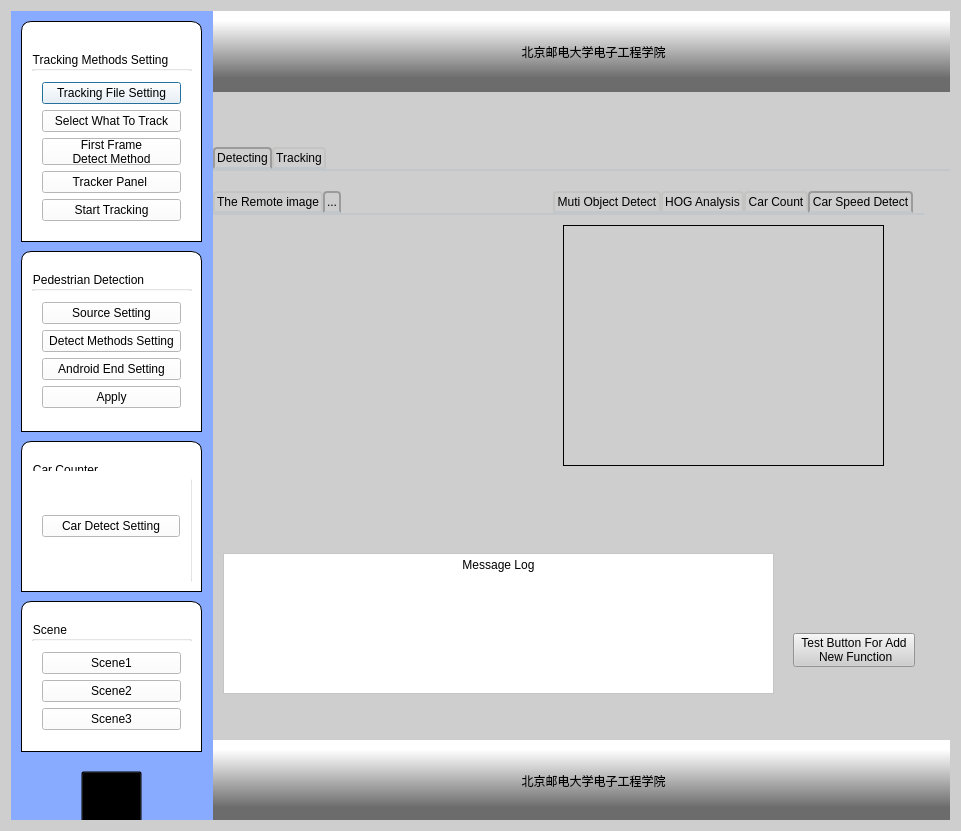
<?xml version="1.0" encoding="UTF-8"?>
<ui version="4.0">
 <class>Dialog</class>
 <widget class="QDialog" name="Dialog">
  <property name="geometry">
   <rect>
    <x>0</x>
    <y>0</y>
    <width>961</width>
    <height>831</height>
   </rect>
  </property>
  <property name="minimumSize">
   <size>
    <width>673</width>
    <height>0</height>
   </size>
  </property>
  <property name="windowTitle">
   <string>Object Detect And Track System</string>
  </property>
  <property name="windowIcon">
   <iconset resource="myres.qrc">
    <normaloff>:/imgs/rc/images/windowicon.ico</normaloff>:/imgs/rc/images/windowicon.ico</iconset>
  </property>
  <property name="whatsThis">
   <string>&lt;html&gt;&lt;head/&gt;&lt;body&gt;&lt;p&gt;any question,plea contact yuliyang@bupt.edu.cn&lt;/p&gt;&lt;/body&gt;&lt;/html&gt;</string>
  </property>
  <property name="styleSheet">
   <string notr="true">QDialog{
border-color: rgb(0, 85, 127);
}
</string>
  </property>
  <widget class="QWidget" name="widget" native="true">
   <property name="geometry">
    <rect>
     <x>0</x>
     <y>0</y>
     <width>961</width>
     <height>831</height>
    </rect>
   </property>
   <property name="styleSheet">
    <string notr="true">background-color: rgb(206, 206, 206);
</string>
   </property>
   <widget class="QWidget" name="horizontalLayoutWidget">
    <property name="geometry">
     <rect>
      <x>0</x>
      <y>0</y>
      <width>961</width>
      <height>831</height>
     </rect>
    </property>
    <layout class="QHBoxLayout" name="horizontalLayout">
     <property name="spacing">
      <number>0</number>
     </property>
     <item>
      <widget class="QWidget" name="widget_drag" native="true">
       <property name="maximumSize">
        <size>
         <width>202</width>
         <height>16777215</height>
        </size>
       </property>
       <widget class="QFrame" name="frame_main">
        <property name="geometry">
         <rect>
          <x>0</x>
          <y>0</y>
          <width>202</width>
          <height>841</height>
         </rect>
        </property>
        <property name="maximumSize">
         <size>
          <width>202</width>
          <height>16777215</height>
         </size>
        </property>
        <property name="styleSheet">
         <string notr="true">QFrame#frame_main{
background: #8af;
border: none;

}</string>
        </property>
        <property name="frameShape">
         <enum>QFrame::StyledPanel</enum>
        </property>
        <property name="frameShadow">
         <enum>QFrame::Raised</enum>
        </property>
        <widget class="QFrame" name="frame_setting1">
         <property name="geometry">
          <rect>
           <x>10</x>
           <y>10</y>
           <width>181</width>
           <height>221</height>
          </rect>
         </property>
         <property name="styleSheet">
          <string notr="true">QFrame#frame_setting1{
border-top-left-radius: 10px;
border-top-right-radius: 10px;
border: 1px solid black;
background: white;
}</string>
         </property>
         <property name="frameShape">
          <enum>QFrame::StyledPanel</enum>
         </property>
         <property name="frameShadow">
          <enum>QFrame::Raised</enum>
         </property>
         <widget class="QGroupBox" name="groupBox_2">
          <property name="geometry">
           <rect>
            <x>10</x>
            <y>30</y>
            <width>161</width>
            <height>181</height>
           </rect>
          </property>
          <property name="styleSheet">
           <string notr="true">background-color: rgb(255, 255, 255);</string>
          </property>
          <property name="title">
           <string>Tracking Methods Setting</string>
          </property>
          <widget class="QWidget" name="verticalLayoutWidget_3">
           <property name="geometry">
            <rect>
             <x>0</x>
             <y>20</y>
             <width>161</width>
             <height>161</height>
            </rect>
           </property>
           <layout class="QVBoxLayout" name="verticalLayout_4">
            <item>
             <widget class="QPushButton" name="pushButton_set_file2track">
              <property name="text">
               <string>Tracking File Setting</string>
              </property>
             </widget>
            </item>
            <item>
             <widget class="QPushButton" name="pushButton_selectWhatToTrack">
              <property name="text">
               <string>Select What To Track</string>
              </property>
             </widget>
            </item>
            <item>
             <widget class="QPushButton" name="pushButton_firstFrameDetectMethod">
              <property name="text">
               <string>First Frame 
Detect Method</string>
              </property>
             </widget>
            </item>
            <item>
             <widget class="QPushButton" name="pushButton_tracker_panel">
              <property name="text">
               <string>Tracker Panel </string>
              </property>
             </widget>
            </item>
            <item>
             <widget class="QPushButton" name="pushButton_start_tracker">
              <property name="text">
               <string>Start Tracking</string>
              </property>
             </widget>
            </item>
           </layout>
          </widget>
         </widget>
        </widget>
        <widget class="QFrame" name="frame_setting2">
         <property name="geometry">
          <rect>
           <x>10</x>
           <y>240</y>
           <width>181</width>
           <height>181</height>
          </rect>
         </property>
         <property name="styleSheet">
          <string notr="true">QFrame#frame_setting2{
border-top-left-radius: 10px;
border-top-right-radius: 10px;
border: 1px solid black;
background: white;
}</string>
         </property>
         <property name="frameShape">
          <enum>QFrame::StyledPanel</enum>
         </property>
         <property name="frameShadow">
          <enum>QFrame::Raised</enum>
         </property>
         <widget class="QGroupBox" name="groupBox">
          <property name="geometry">
           <rect>
            <x>10</x>
            <y>20</y>
            <width>161</width>
            <height>151</height>
           </rect>
          </property>
          <property name="styleSheet">
           <string notr="true">background-color: rgb(255, 255, 255);</string>
          </property>
          <property name="title">
           <string>Pedestrian Detection</string>
          </property>
          <widget class="QWidget" name="verticalLayoutWidget_2">
           <property name="geometry">
            <rect>
             <x>0</x>
             <y>20</y>
             <width>161</width>
             <height>131</height>
            </rect>
           </property>
           <layout class="QVBoxLayout" name="verticalLayout_3">
            <item>
             <widget class="QPushButton" name="pushButton_set_data_source">
              <property name="text">
               <string>Source Setting</string>
              </property>
              <property name="icon">
               <iconset resource="myres.qrc">
                <normaloff>:/imgs/rc/images/image.ico</normaloff>:/imgs/rc/images/image.ico</iconset>
              </property>
             </widget>
            </item>
            <item>
             <widget class="QPushButton" name="pushButton_set_detec_method">
              <property name="text">
               <string>Detect Methods Setting</string>
              </property>
             </widget>
            </item>
            <item>
             <widget class="QPushButton" name="bindIP">
              <property name="baseSize">
               <size>
                <width>0</width>
                <height>0</height>
               </size>
              </property>
              <property name="contextMenuPolicy">
               <enum>Qt::NoContextMenu</enum>
              </property>
              <property name="styleSheet">
               <string notr="true"/>
              </property>
              <property name="text">
               <string>Android End Setting</string>
              </property>
              <property name="icon">
               <iconset resource="myres.qrc">
                <normaloff>:/imgs/rc/images/phone.ico</normaloff>:/imgs/rc/images/phone.ico</iconset>
              </property>
              <property name="default">
               <bool>false</bool>
              </property>
             </widget>
            </item>
            <item>
             <widget class="QPushButton" name="pushButton_apply_detect">
              <property name="text">
               <string>Apply</string>
              </property>
             </widget>
            </item>
           </layout>
          </widget>
         </widget>
        </widget>
        <widget class="QFrame" name="frame_setting3">
         <property name="geometry">
          <rect>
           <x>10</x>
           <y>430</y>
           <width>181</width>
           <height>151</height>
          </rect>
         </property>
         <property name="styleSheet">
          <string notr="true">QFrame#frame_setting3{
border-top-left-radius: 10px;
border-top-right-radius: 10px;
border: 1px solid black;
background: white;
}</string>
         </property>
         <property name="frameShape">
          <enum>QFrame::StyledPanel</enum>
         </property>
         <property name="frameShadow">
          <enum>QFrame::Raised</enum>
         </property>
         <widget class="QGroupBox" name="groupBox_3">
          <property name="geometry">
           <rect>
            <x>10</x>
            <y>20</y>
            <width>161</width>
            <height>121</height>
           </rect>
          </property>
          <property name="styleSheet">
           <string notr="true">background-color: rgb(255, 255, 255);</string>
          </property>
          <property name="title">
           <string>Car Counter</string>
          </property>
          <widget class="QWidget" name="verticalLayoutWidget_4">
           <property name="geometry">
            <rect>
             <x>0</x>
             <y>10</y>
             <width>160</width>
             <height>111</height>
            </rect>
           </property>
           <layout class="QVBoxLayout" name="verticalLayout_5">
            <item>
             <widget class="QPushButton" name="pushButton_car_setting_panel">
              <property name="text">
               <string>Car Detect Setting</string>
              </property>
              <property name="icon">
               <iconset resource="myres.qrc">
                <normaloff>:/imgs/rc/images/settings.ico</normaloff>:/imgs/rc/images/settings.ico</iconset>
              </property>
             </widget>
            </item>
           </layout>
          </widget>
         </widget>
        </widget>
        <widget class="QPushButton" name="pushButton_EXIT_SYSTEM">
         <property name="geometry">
          <rect>
           <x>70</x>
           <y>760</y>
           <width>61</width>
           <height>61</height>
          </rect>
         </property>
         <property name="styleSheet">
          <string notr="true">border-image: url(:/imgs/rc/images/power_off.png);
background-color:transparent;</string>
         </property>
         <property name="text">
          <string/>
         </property>
        </widget>
        <widget class="QFrame" name="frame_setting4">
         <property name="geometry">
          <rect>
           <x>10</x>
           <y>590</y>
           <width>181</width>
           <height>151</height>
          </rect>
         </property>
         <property name="styleSheet">
          <string notr="true">QFrame#frame_setting4{
border-top-left-radius: 10px;
border-top-right-radius: 10px;
border: 1px solid black;
background: white;
}</string>
         </property>
         <property name="frameShape">
          <enum>QFrame::StyledPanel</enum>
         </property>
         <property name="frameShadow">
          <enum>QFrame::Raised</enum>
         </property>
         <widget class="QGroupBox" name="groupBox_4">
          <property name="geometry">
           <rect>
            <x>10</x>
            <y>20</y>
            <width>161</width>
            <height>121</height>
           </rect>
          </property>
          <property name="styleSheet">
           <string notr="true">background-color: rgb(255, 255, 255);</string>
          </property>
          <property name="title">
           <string>Scene</string>
          </property>
          <widget class="QWidget" name="verticalLayoutWidget">
           <property name="geometry">
            <rect>
             <x>0</x>
             <y>20</y>
             <width>161</width>
             <height>101</height>
            </rect>
           </property>
           <layout class="QVBoxLayout" name="verticalLayout_2">
            <item>
             <widget class="QPushButton" name="Scene1">
              <property name="text">
               <string>Scene1</string>
              </property>
             </widget>
            </item>
            <item>
             <widget class="QPushButton" name="Scene2">
              <property name="text">
               <string>Scene2</string>
              </property>
             </widget>
            </item>
            <item>
             <widget class="QPushButton" name="Scene3">
              <property name="text">
               <string>Scene3</string>
              </property>
             </widget>
            </item>
           </layout>
          </widget>
         </widget>
        </widget>
       </widget>
      </widget>
     </item>
     <item>
      <layout class="QVBoxLayout" name="verticalLayout">
       <item>
        <widget class="QWidget" name="widget_2" native="true">
         <property name="maximumSize">
          <size>
           <width>16777215</width>
           <height>100</height>
          </size>
         </property>
         <property name="styleSheet">
          <string notr="true"/>
         </property>
         <widget class="QLabel" name="label_header">
          <property name="geometry">
           <rect>
            <x>0</x>
            <y>0</y>
            <width>761</width>
            <height>81</height>
           </rect>
          </property>
          <property name="styleSheet">
           <string notr="true">font: 75 26pt &quot;InputSerifNarrow ExLight&quot;;
background-color: qlineargradient(spread:pad, x1:1, y1:0.83, x2:1, y2:0, stop:0 rgba(0, 0, 0, 121), stop:0.857955 rgba(255, 255, 255, 255));
border:none;</string>
          </property>
          <property name="frameShape">
           <enum>QFrame::Box</enum>
          </property>
          <property name="text">
           <string>北京邮电大学电子工程学院</string>
          </property>
          <property name="alignment">
           <set>Qt::AlignCenter</set>
          </property>
         </widget>
        </widget>
       </item>
       <item>
        <widget class="QWidget" name="widget_3" native="true">
         <property name="minimumSize">
          <size>
           <width>0</width>
           <height>400</height>
          </size>
         </property>
         <property name="styleSheet">
          <string notr="true"/>
         </property>
         <widget class="QTabWidget" name="tabWidget_main">
          <property name="geometry">
           <rect>
            <x>0</x>
            <y>30</y>
            <width>741</width>
            <height>361</height>
           </rect>
          </property>
          <property name="styleSheet">
           <string notr="true"> QTabWidget::pane { /* The tab widget frame */
     border-top: 2px solid #C2C7CB;
     position: absolute;
     top: -0.5em;
 }

 QTabWidget::tab-bar {
     alignment: center;
 }

 /* Style the tab using the tab sub-control. Note that
     it reads QTabBar _not_ QTabWidget */
 QTabBar::tab {
     background: qlineargradient(x1: 0, y1: 0, x2: 0, y2: 1,
                                 stop: 0 #E1E1E1, stop: 0.4 #DDDDDD,
                                 stop: 0.5 #D8D8D8, stop: 1.0 #D3D3D3);
     border: 2px solid #C4C4C3;
     border-bottom-color: #C2C7CB; /* same as the pane color */
     border-top-left-radius: 4px;
     border-top-right-radius: 4px;
     min-width: 8ex;
     padding: 2px;
 }

 QTabBar::tab:selected, QTabBar::tab:hover {
     background: qlineargradient(x1: 0, y1: 0, x2: 0, y2: 1,
                                 stop: 0 #fafafa, stop: 0.4 #f4f4f4,
                                 stop: 0.5 #e7e7e7, stop: 1.0 #fafafa);
 }

 QTabBar::tab:selected {
     border-color: #9B9B9B;
     border-bottom-color: #C2C7CB; /* same as pane color */
 }</string>
          </property>
          <property name="currentIndex">
           <number>0</number>
          </property>
          <widget class="QWidget" name="tab_2">
           <attribute name="title">
            <string>Detecting</string>
           </attribute>
           <widget class="QTabWidget" name="tabWidget">
            <property name="geometry">
             <rect>
              <x>340</x>
              <y>20</y>
              <width>371</width>
              <height>301</height>
             </rect>
            </property>
            <property name="sizePolicy">
             <sizepolicy hsizetype="Fixed" vsizetype="Expanding">
              <horstretch>0</horstretch>
              <verstretch>0</verstretch>
             </sizepolicy>
            </property>
            <property name="layoutDirection">
             <enum>Qt::LeftToRight</enum>
            </property>
            <property name="autoFillBackground">
             <bool>false</bool>
            </property>
            <property name="styleSheet">
             <string notr="true"/>
            </property>
            <property name="tabShape">
             <enum>QTabWidget::Rounded</enum>
            </property>
            <property name="currentIndex">
             <number>3</number>
            </property>
            <property name="elideMode">
             <enum>Qt::ElideNone</enum>
            </property>
            <property name="usesScrollButtons">
             <bool>false</bool>
            </property>
            <property name="documentMode">
             <bool>false</bool>
            </property>
            <property name="tabsClosable">
             <bool>false</bool>
            </property>
            <widget class="QWidget" name="tabmult">
             <attribute name="title">
              <string>Muti Object Detect</string>
             </attribute>
             <widget class="QLabel" name="labelmult">
              <property name="geometry">
               <rect>
                <x>10</x>
                <y>10</y>
                <width>320</width>
                <height>240</height>
               </rect>
              </property>
              <property name="styleSheet">
               <string notr="true">background-image: url(:/imgs/rc/images/webcam.png);</string>
              </property>
              <property name="frameShape">
               <enum>QFrame::Box</enum>
              </property>
              <property name="text">
               <string/>
              </property>
             </widget>
            </widget>
            <widget class="QWidget" name="tabperson">
             <attribute name="title">
              <string>HOG Analysis</string>
             </attribute>
             <widget class="QLabel" name="labelperson">
              <property name="geometry">
               <rect>
                <x>10</x>
                <y>10</y>
                <width>320</width>
                <height>240</height>
               </rect>
              </property>
              <property name="styleSheet">
               <string notr="true">background-image: url(:/imgs/rc/images/webcam.png);</string>
              </property>
              <property name="frameShape">
               <enum>QFrame::Box</enum>
              </property>
              <property name="text">
               <string/>
              </property>
             </widget>
            </widget>
            <widget class="QWidget" name="tabcar">
             <attribute name="title">
              <string>Car Count</string>
             </attribute>
             <widget class="QLabel" name="labelcar">
              <property name="geometry">
               <rect>
                <x>10</x>
                <y>10</y>
                <width>320</width>
                <height>240</height>
               </rect>
              </property>
              <property name="styleSheet">
               <string notr="true">background-image: url(:/imgs/rc/images/webcam.png);</string>
              </property>
              <property name="frameShape">
               <enum>QFrame::Box</enum>
              </property>
              <property name="text">
               <string/>
              </property>
             </widget>
            </widget>
            <widget class="QWidget" name="tab">
             <attribute name="title">
              <string>Car Speed Detect</string>
             </attribute>
             <widget class="QLabel" name="labelcarspeed">
              <property name="geometry">
               <rect>
                <x>10</x>
                <y>10</y>
                <width>321</width>
                <height>241</height>
               </rect>
              </property>
              <property name="styleSheet">
               <string notr="true">background-image: url(:/imgs/rc/images/webcam.png);</string>
              </property>
              <property name="frameShape">
               <enum>QFrame::Box</enum>
              </property>
              <property name="text">
               <string/>
              </property>
             </widget>
            </widget>
           </widget>
           <widget class="QTabWidget" name="tabWidget_2">
            <property name="geometry">
             <rect>
              <x>0</x>
              <y>20</y>
              <width>341</width>
              <height>301</height>
             </rect>
            </property>
            <property name="currentIndex">
             <number>1</number>
            </property>
            <widget class="QWidget" name="tab_4">
             <attribute name="title">
              <string>The Remote image</string>
             </attribute>
             <widget class="QLabel" name="labelrecv">
              <property name="geometry">
               <rect>
                <x>10</x>
                <y>10</y>
                <width>320</width>
                <height>240</height>
               </rect>
              </property>
              <property name="styleSheet">
               <string notr="true">background-image: url(:/imgs/rc/images/webcam.png);</string>
              </property>
              <property name="frameShape">
               <enum>QFrame::Box</enum>
              </property>
              <property name="text">
               <string/>
              </property>
             </widget>
            </widget>
            <widget class="QWidget" name="tab_5">
             <attribute name="title">
              <string>...</string>
             </attribute>
            </widget>
           </widget>
          </widget>
          <widget class="QWidget" name="tab_3">
           <attribute name="title">
            <string>Tracking</string>
           </attribute>
           <widget class="QLabel" name="label_Tracker_Show">
            <property name="geometry">
             <rect>
              <x>210</x>
              <y>40</y>
              <width>320</width>
              <height>240</height>
             </rect>
            </property>
            <property name="styleSheet">
             <string notr="true">background-image: url(:/imgs/rc/images/webcam.png);</string>
            </property>
            <property name="frameShape">
             <enum>QFrame::Box</enum>
            </property>
            <property name="text">
             <string/>
            </property>
           </widget>
          </widget>
         </widget>
        </widget>
       </item>
       <item>
        <widget class="QWidget" name="widget_4" native="true">
         <property name="styleSheet">
          <string notr="true"/>
         </property>
         <widget class="QTextEdit" name="textEdit">
          <property name="geometry">
           <rect>
            <x>10</x>
            <y>30</y>
            <width>551</width>
            <height>141</height>
           </rect>
          </property>
          <property name="autoFillBackground">
           <bool>false</bool>
          </property>
          <property name="styleSheet">
           <string notr="true">background-color: rgb(255, 255, 255);</string>
          </property>
          <property name="readOnly">
           <bool>true</bool>
          </property>
          <property name="html">
           <string>&lt;!DOCTYPE HTML PUBLIC &quot;-//W3C//DTD HTML 4.0//EN&quot; &quot;http://www.w3.org/TR/REC-html40/strict.dtd&quot;&gt;
&lt;html&gt;&lt;head&gt;&lt;meta name=&quot;qrichtext&quot; content=&quot;1&quot; /&gt;&lt;style type=&quot;text/css&quot;&gt;
p, li { white-space: pre-wrap; }
&lt;/style&gt;&lt;/head&gt;&lt;body style=&quot; font-family:'SimSun'; font-size:9pt; font-weight:400; font-style:normal;&quot;&gt;
&lt;p align=&quot;center&quot; style=&quot; margin-top:0px; margin-bottom:0px; margin-left:0px; margin-right:0px; -qt-block-indent:0; text-indent:0px;&quot;&gt;Message Log&lt;/p&gt;&lt;/body&gt;&lt;/html&gt;</string>
          </property>
         </widget>
         <widget class="QPushButton" name="pushButton_test_function">
          <property name="geometry">
           <rect>
            <x>580</x>
            <y>110</y>
            <width>122</width>
            <height>34</height>
           </rect>
          </property>
          <property name="text">
           <string>Test Button For Add
 New Function</string>
          </property>
         </widget>
        </widget>
       </item>
       <item>
        <widget class="QWidget" name="widget_5" native="true">
         <property name="maximumSize">
          <size>
           <width>16777215</width>
           <height>100</height>
          </size>
         </property>
         <property name="styleSheet">
          <string notr="true"/>
         </property>
         <widget class="QLabel" name="label_footer">
          <property name="geometry">
           <rect>
            <x>0</x>
            <y>20</y>
            <width>761</width>
            <height>81</height>
           </rect>
          </property>
          <property name="styleSheet">
           <string notr="true">font: 75 26pt &quot;InputSerifNarrow ExLight&quot;;
background-color: qlineargradient(spread:pad, x1:1, y1:0.83, x2:1, y2:0, stop:0 rgba(0, 0, 0, 121), stop:0.857955 rgba(255, 255, 255, 255));
border:none;</string>
          </property>
          <property name="frameShape">
           <enum>QFrame::Box</enum>
          </property>
          <property name="text">
           <string>北京邮电大学电子工程学院</string>
          </property>
          <property name="alignment">
           <set>Qt::AlignCenter</set>
          </property>
         </widget>
        </widget>
       </item>
      </layout>
     </item>
    </layout>
   </widget>
  </widget>
 </widget>
 <layoutdefault spacing="6" margin="11"/>
 <resources>
  <include location="myres.qrc"/>
 </resources>
 <connections/>
 <designerdata>
  <property name="gridDeltaX">
   <number>10</number>
  </property>
  <property name="gridDeltaY">
   <number>10</number>
  </property>
  <property name="gridSnapX">
   <bool>true</bool>
  </property>
  <property name="gridSnapY">
   <bool>true</bool>
  </property>
  <property name="gridVisible">
   <bool>true</bool>
  </property>
 </designerdata>
</ui>
